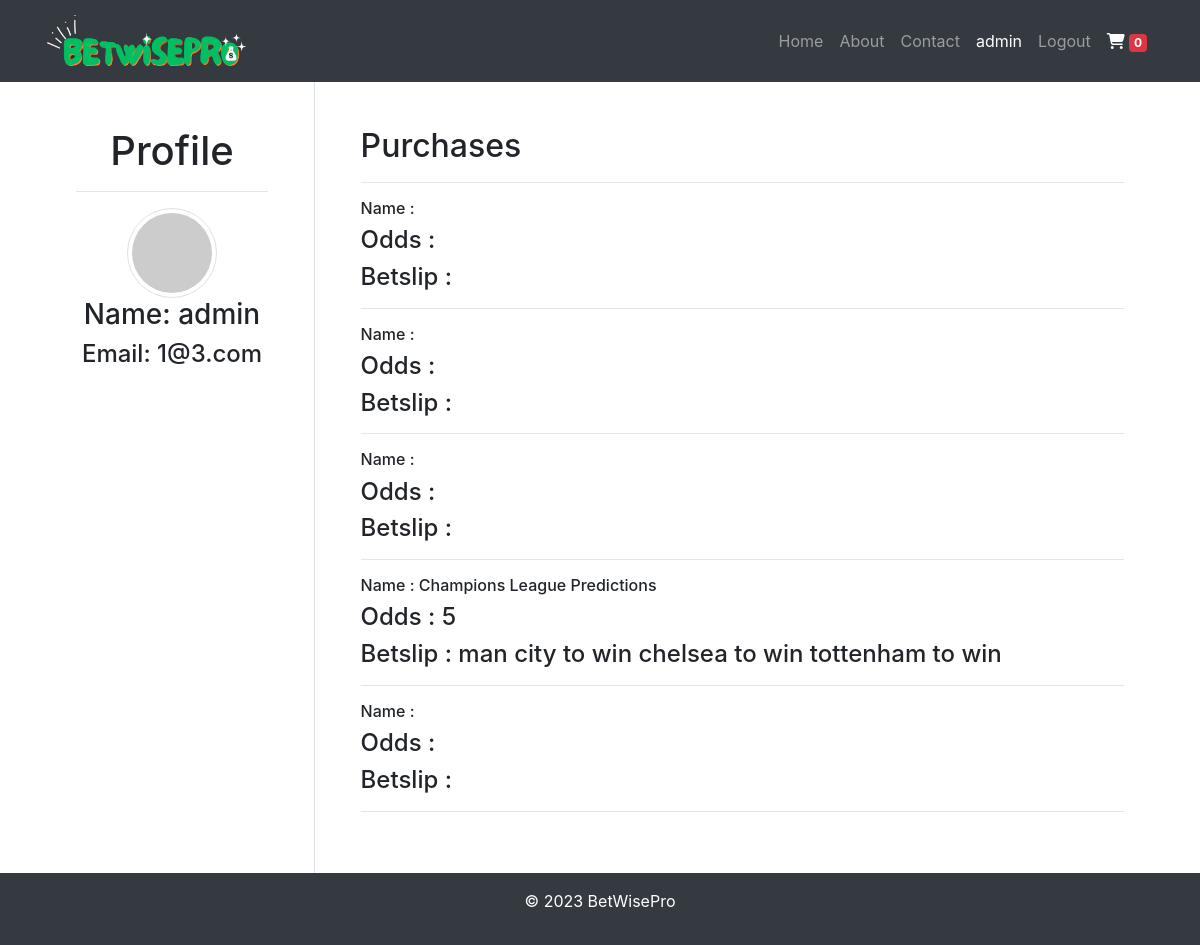
Screenshot of /profile (signed in) with the database file from the repository.
### main.py (models this page shows)
class User(UserMixin,db.Model):
    __tablename__ = 'users'
    id = db.Column(db.Integer, primary_key=True)
    username = db.Column(db.String(64), index=True, unique=True, nullable=False)
    email = db.Column(db.String(120), index=True, unique=True, nullable=False)
    password = db.Column(db.String(128), nullable=False)
    is_admin = db.Column(db.Boolean, default=False, nullable=False)
    cart_items = db.relationship('CartItem', backref='user', lazy='dynamic')
    orders = db.relationship('Order', backref='user', lazy=True)

class Item(db.Model):
    __tablename__ = 'items'
    id = db.Column(db.Integer, primary_key=True)
    name = db.Column(db.String(64), nullable=True)
    description = db.Column(db.String(256), nullable=True)
    odds = db.Column(db.String(256),nullable=True)
    price = db.Column(db.Float, nullable=True)
    detailed_description = db.Column(db.String(1000))
    img_url = db.Column(db.String(1000),nullable=True)
    cart_items = db.relationship('CartItem', backref='item', lazy='dynamic')

### main.py (the view)
@app.route('/profile')
def profile():
    order_list = []
    user = current_user
    orders = Order.query.filter_by(user_id=user.id).all()
    for order in orders:
        order_items_json = order.items
        order_items = json.loads(order_items_json)
        for item in order_items:
            item_id = item['item_id']
            item_details = Item.query.get(item_id)
            order_list.append(item_details)
    return render_template('profile.html',orders = order_list, user=user)

### main.py (called while the page is built)
@login_manager.user_loader
def load_user(user_id):
    return User.query.get(int(user_id))

### templates/profile.html
{% extends 'base.html' %}
{% block content %}
  <div class="row">
    <div class="col-md-3 border-right" id="profile">
        <h1>Profile</h1>
        <hr>
      <img src="{{ current_user.email|gravatar }}" class="rounded-circle img-thumbnail" alt="User Profile Picture">
      <h3>Name: {{ current_user.username }}</h3>
      <h4>Email: {{ current_user.email }}</h4>
    </div>
    <div class="col-md-9" id="betslip">
      {% if orders %}
            <h2>Purchases</h2>
            <hr>
            {% for order in orders %}
            <h6>Name : {{ order.name }}</h6>
            <h4>Odds : {{ order.odds }}</h3>
             <h4>Betslip : {{ order.detailed_description }}</h4>
            <hr>
            {% endfor %}
      {% else %}
      <div class="orders">
        <h2>Orders:</h2>
        <p>No orders found.</p>
      </div>
      {% endif %}
    </div>
  </div>
{% endblock %}

### templates/header.html (shortened to what this page needs)
<header>
    <nav class="navbar navbar-expand-lg navbar-dark bg-dark" id="navbarbig_screen">
      <div class="container">
        <a class="navbar-brand" href="{{ url_for('index') }}"><img class="logo"src="{{ url_for('static', filename='images/logo.PNG') }}"></a>
        <div class="collapse navbar-collapse" id="navbarNav">
          <ul class="navbar-nav ml-auto">
            <li class="nav-item">
              <a class="nav-link" href="{{ url_for('index') }}">Home</a>
            </li>
            <li class="nav-item">
              <a class="nav-link" href="#">About</a>
            </li>
            <li class="nav-item">
              <a class="nav-link" href="#">Contact</a>
            </li>
            {% if  not current_user.is_authenticated: %}
            <li class="nav-item">
              <button type="button" class="btn btn-success me-md-2"><a href="{{url_for('login')}}"style="text-decoration:none;color:white;">Login</a></button>
            </li>
            <li class="nav-item">
              <button type="button" class="btn btn-dark me-md-2"><a href="{{url_for('register')}}" style="text-decoration:none;color:white;">Register</a></button>
            </li>
            {% else %}
            <li class="nav-item user">
              <a class="nav-link" href="{{ url_for('profile') }}" style="color:white;">{{current_user.username}}</a>
            </li>
            <li class="nav-item">
              <a class="nav-link" href="{{ url_for('logout') }}">Logout</a>
            </li>
            {% endif %}
            <li class="nav-item">
              <a class="nav-link" href="{{ url_for('cart') }}" id="cart-icon" role="button"  aria-expanded="false" style="color:white;">
                <i class="fas fa-shopping-cart"></i>
                <span class="badge bg-danger" id="cart-count">0</span>
              </a>
            </li>
          </ul>
        </div>
      </div>
    </nav>
  </header>

### static/css/styles.css (style rules this page uses)
.logo { height:20%; width:60%; }
.navbar-brand { margin-right: 0px; }
#profile { padding:4% 4%; text-align: center; }
#betslip { padding:4% 4%; }

### rows the page displays
User: username "admin", email "1@3.com"
Item: name "Champions League Predictions", odds "5", detailed_description "man city to win chelsea to win tottenham to win"
